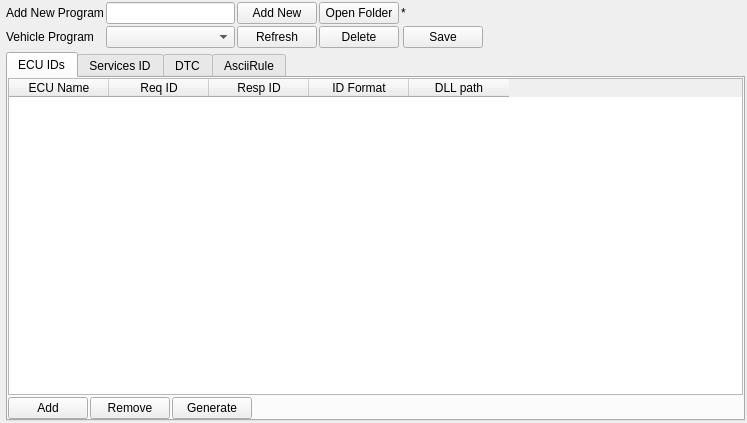
<?xml version="1.0" encoding="UTF-8"?>
<ui version="4.0">
 <class>DiagnosticsSettingWidget</class>
 <widget class="QWidget" name="DiagnosticsSettingWidget">
  <property name="geometry">
   <rect>
    <x>0</x>
    <y>0</y>
    <width>747</width>
    <height>423</height>
   </rect>
  </property>
  <property name="windowTitle">
   <string>Diagnostic Setting</string>
  </property>
  <layout class="QVBoxLayout" name="layoutMainSetting">
   <property name="spacing">
    <number>4</number>
   </property>
   <property name="leftMargin">
    <number>6</number>
   </property>
   <property name="topMargin">
    <number>2</number>
   </property>
   <property name="rightMargin">
    <number>2</number>
   </property>
   <property name="bottomMargin">
    <number>2</number>
   </property>
   <item>
    <layout class="QGridLayout" name="layoutControls">
     <property name="spacing">
      <number>2</number>
     </property>
     <item row="1" column="1">
      <widget class="QComboBox" name="comboBoxProgram"/>
     </item>
     <item row="0" column="2">
      <widget class="QPushButton" name="btnNewProgram">
       <property name="text">
        <string>Add New</string>
       </property>
      </widget>
     </item>
     <item row="0" column="1">
      <widget class="QLineEdit" name="editNewProgram"/>
     </item>
     <item row="0" column="6" colspan="2">
      <spacer name="horizontalSpacer">
       <property name="orientation">
        <enum>Qt::Horizontal</enum>
       </property>
       <property name="sizeHint" stdset="0">
        <size>
         <width>258</width>
         <height>20</height>
        </size>
       </property>
      </spacer>
     </item>
     <item row="1" column="7">
      <spacer name="horizontalSpacer_2">
       <property name="orientation">
        <enum>Qt::Horizontal</enum>
       </property>
       <property name="sizeHint" stdset="0">
        <size>
         <width>258</width>
         <height>20</height>
        </size>
       </property>
      </spacer>
     </item>
     <item row="1" column="2">
      <widget class="QPushButton" name="btnRefresh">
       <property name="text">
        <string>Refresh</string>
       </property>
      </widget>
     </item>
     <item row="1" column="0">
      <widget class="QLabel" name="lblProgram">
       <property name="text">
        <string>Vehicle Program</string>
       </property>
      </widget>
     </item>
     <item row="0" column="4" colspan="2">
      <widget class="QLabel" name="lblStatus">
       <property name="toolTip">
        <string>StatusofsystemWidget</string>
       </property>
       <property name="text">
        <string>*</string>
       </property>
      </widget>
     </item>
     <item row="0" column="0">
      <widget class="QLabel" name="lblNewProgram">
       <property name="text">
        <string>Add New Program</string>
       </property>
      </widget>
     </item>
     <item row="1" column="3">
      <widget class="QPushButton" name="btnDeleteProgram">
       <property name="text">
        <string>Delete</string>
       </property>
      </widget>
     </item>
     <item row="0" column="3">
      <widget class="QPushButton" name="btnOpenFolder">
       <property name="text">
        <string>Open Folder</string>
       </property>
      </widget>
     </item>
     <item row="1" column="5">
      <widget class="QPushButton" name="btnSave">
       <property name="text">
        <string>Save</string>
       </property>
      </widget>
     </item>
    </layout>
   </item>
   <item>
    <widget class="QTabWidget" name="tabSettingWidget">
     <property name="currentIndex">
      <number>0</number>
     </property>
     <widget class="QWidget" name="tabEcuId">
      <attribute name="title">
       <string>ECU IDs</string>
      </attribute>
      <layout class="QVBoxLayout" name="layoutECU">
       <property name="spacing">
        <number>2</number>
       </property>
       <property name="leftMargin">
        <number>0</number>
       </property>
       <property name="topMargin">
        <number>0</number>
       </property>
       <property name="rightMargin">
        <number>0</number>
       </property>
       <property name="bottomMargin">
        <number>0</number>
       </property>
       <item>
        <widget class="QTableWidget" name="tableEcu">
         <property name="alternatingRowColors">
          <bool>true</bool>
         </property>
         <property name="selectionBehavior">
          <enum>QAbstractItemView::SelectItems</enum>
         </property>
         <property name="textElideMode">
          <enum>Qt::ElideLeft</enum>
         </property>
         <property name="verticalScrollMode">
          <enum>QAbstractItemView::ScrollPerItem</enum>
         </property>
         <property name="horizontalScrollMode">
          <enum>QAbstractItemView::ScrollPerItem</enum>
         </property>
         <property name="wordWrap">
          <bool>false</bool>
         </property>
         <attribute name="horizontalHeaderMinimumSectionSize">
          <number>40</number>
         </attribute>
         <attribute name="horizontalHeaderHighlightSections">
          <bool>false</bool>
         </attribute>
         <column>
          <property name="text">
           <string>ECU Name</string>
          </property>
          <property name="background">
           <color>
            <red>255</red>
            <green>254</green>
            <blue>255</blue>
           </color>
          </property>
         </column>
         <column>
          <property name="text">
           <string>Req ID</string>
          </property>
         </column>
         <column>
          <property name="text">
           <string>Resp ID</string>
          </property>
         </column>
         <column>
          <property name="text">
           <string>ID Format</string>
          </property>
         </column>
         <column>
          <property name="text">
           <string>DLL path</string>
          </property>
         </column>
        </widget>
       </item>
       <item>
        <layout class="QHBoxLayout" name="layoutBtnEcuID">
         <property name="spacing">
          <number>2</number>
         </property>
         <item>
          <widget class="QPushButton" name="btnAdd">
           <property name="text">
            <string>Add</string>
           </property>
          </widget>
         </item>
         <item>
          <widget class="QPushButton" name="btnRemove">
           <property name="text">
            <string>Remove</string>
           </property>
          </widget>
         </item>
         <item>
          <widget class="QPushButton" name="btnEcuIDGenerate">
           <property name="text">
            <string>Generate</string>
           </property>
          </widget>
         </item>
         <item>
          <spacer name="horizontalSpacer_3">
           <property name="orientation">
            <enum>Qt::Horizontal</enum>
           </property>
           <property name="sizeHint" stdset="0">
            <size>
             <width>458</width>
             <height>20</height>
            </size>
           </property>
          </spacer>
         </item>
        </layout>
       </item>
      </layout>
     </widget>
     <widget class="QWidget" name="tabServicesID">
      <attribute name="title">
       <string>Services ID</string>
      </attribute>
      <layout class="QGridLayout" name="layotServices">
       <property name="leftMargin">
        <number>0</number>
       </property>
       <property name="topMargin">
        <number>0</number>
       </property>
       <property name="rightMargin">
        <number>0</number>
       </property>
       <property name="bottomMargin">
        <number>0</number>
       </property>
       <property name="horizontalSpacing">
        <number>0</number>
       </property>
       <property name="verticalSpacing">
        <number>2</number>
       </property>
       <item row="0" column="0" colspan="2">
        <widget class="QTableWidget" name="tableServices">
         <property name="alternatingRowColors">
          <bool>true</bool>
         </property>
         <property name="selectionBehavior">
          <enum>QAbstractItemView::SelectItems</enum>
         </property>
         <property name="textElideMode">
          <enum>Qt::ElideLeft</enum>
         </property>
         <property name="verticalScrollMode">
          <enum>QAbstractItemView::ScrollPerItem</enum>
         </property>
         <property name="horizontalScrollMode">
          <enum>QAbstractItemView::ScrollPerItem</enum>
         </property>
         <property name="wordWrap">
          <bool>false</bool>
         </property>
         <attribute name="horizontalHeaderMinimumSectionSize">
          <number>40</number>
         </attribute>
         <column>
          <property name="text">
           <string>ECU Name</string>
          </property>
         </column>
         <column>
          <property name="text">
           <string>Services Func</string>
          </property>
         </column>
         <column>
          <property name="text">
           <string>Add</string>
          </property>
         </column>
        </widget>
       </item>
       <item row="1" column="0">
        <widget class="QPushButton" name="btnServicesGenerate">
         <property name="text">
          <string>Generate</string>
         </property>
        </widget>
       </item>
       <item row="1" column="1">
        <spacer name="horizontalSpacer_4">
         <property name="orientation">
          <enum>Qt::Horizontal</enum>
         </property>
         <property name="sizeHint" stdset="0">
          <size>
           <width>655</width>
           <height>20</height>
          </size>
         </property>
        </spacer>
       </item>
      </layout>
     </widget>
     <widget class="QWidget" name="tabDtc">
      <attribute name="title">
       <string>DTC</string>
      </attribute>
      <layout class="QGridLayout" name="layoutDTC">
       <property name="leftMargin">
        <number>0</number>
       </property>
       <property name="topMargin">
        <number>0</number>
       </property>
       <property name="rightMargin">
        <number>0</number>
       </property>
       <property name="bottomMargin">
        <number>0</number>
       </property>
       <property name="horizontalSpacing">
        <number>0</number>
       </property>
       <property name="verticalSpacing">
        <number>2</number>
       </property>
       <item row="0" column="0" colspan="2">
        <widget class="QTableWidget" name="tableDtc">
         <property name="alternatingRowColors">
          <bool>true</bool>
         </property>
         <property name="selectionBehavior">
          <enum>QAbstractItemView::SelectItems</enum>
         </property>
         <property name="textElideMode">
          <enum>Qt::ElideLeft</enum>
         </property>
         <property name="verticalScrollMode">
          <enum>QAbstractItemView::ScrollPerItem</enum>
         </property>
         <property name="horizontalScrollMode">
          <enum>QAbstractItemView::ScrollPerItem</enum>
         </property>
         <property name="wordWrap">
          <bool>false</bool>
         </property>
         <attribute name="horizontalHeaderMinimumSectionSize">
          <number>40</number>
         </attribute>
         <attribute name="horizontalHeaderHighlightSections">
          <bool>false</bool>
         </attribute>
         <attribute name="verticalHeaderVisible">
          <bool>true</bool>
         </attribute>
         <column>
          <property name="text">
           <string>ECU Name</string>
          </property>
         </column>
         <column>
          <property name="text">
           <string>Status</string>
          </property>
         </column>
         <column>
          <property name="text">
           <string>ODX Path</string>
          </property>
         </column>
         <column>
          <property name="text">
           <string>#</string>
          </property>
         </column>
        </widget>
       </item>
       <item row="1" column="0">
        <widget class="QPushButton" name="btnDTCGenerate">
         <property name="text">
          <string>Generate</string>
         </property>
        </widget>
       </item>
       <item row="1" column="1">
        <spacer name="horizontalSpacer_5">
         <property name="orientation">
          <enum>Qt::Horizontal</enum>
         </property>
         <property name="sizeHint" stdset="0">
          <size>
           <width>655</width>
           <height>20</height>
          </size>
         </property>
        </spacer>
       </item>
      </layout>
     </widget>
     <widget class="QWidget" name="tabAsciiRule">
      <attribute name="title">
       <string>AsciiRule</string>
      </attribute>
      <layout class="QGridLayout" name="layoutAsciiRule">
       <property name="leftMargin">
        <number>0</number>
       </property>
       <property name="topMargin">
        <number>0</number>
       </property>
       <property name="rightMargin">
        <number>0</number>
       </property>
       <property name="bottomMargin">
        <number>0</number>
       </property>
       <property name="spacing">
        <number>2</number>
       </property>
       <item row="1" column="2">
        <widget class="QPushButton" name="btnExport">
         <property name="text">
          <string>Export</string>
         </property>
        </widget>
       </item>
       <item row="1" column="4">
        <spacer name="horizontalSpacer_6">
         <property name="orientation">
          <enum>Qt::Horizontal</enum>
         </property>
         <property name="sizeHint" stdset="0">
          <size>
           <width>456</width>
           <height>20</height>
          </size>
         </property>
        </spacer>
       </item>
       <item row="0" column="0" colspan="5">
        <widget class="QTableWidget" name="tableAsciiRule">
         <property name="alternatingRowColors">
          <bool>true</bool>
         </property>
         <property name="selectionBehavior">
          <enum>QAbstractItemView::SelectItems</enum>
         </property>
         <property name="textElideMode">
          <enum>Qt::ElideLeft</enum>
         </property>
         <property name="verticalScrollMode">
          <enum>QAbstractItemView::ScrollPerItem</enum>
         </property>
         <property name="horizontalScrollMode">
          <enum>QAbstractItemView::ScrollPerItem</enum>
         </property>
         <property name="showGrid">
          <bool>true</bool>
         </property>
         <property name="wordWrap">
          <bool>false</bool>
         </property>
         <attribute name="horizontalHeaderMinimumSectionSize">
          <number>40</number>
         </attribute>
         <attribute name="horizontalHeaderHighlightSections">
          <bool>false</bool>
         </attribute>
         <column>
          <property name="text">
           <string>Sub_Func</string>
          </property>
         </column>
         <column>
          <property name="text">
           <string>Byte#0</string>
          </property>
         </column>
         <column>
          <property name="text">
           <string>Byte#1</string>
          </property>
         </column>
         <column>
          <property name="text">
           <string>Byte#2</string>
          </property>
         </column>
         <column>
          <property name="text">
           <string>Byte#3</string>
          </property>
         </column>
         <column>
          <property name="text">
           <string>Byte#4</string>
          </property>
         </column>
         <column>
          <property name="text">
           <string>Byte#5</string>
          </property>
         </column>
         <column>
          <property name="text">
           <string>Byte#6</string>
          </property>
         </column>
         <column>
          <property name="text">
           <string>Byte#7</string>
          </property>
         </column>
         <column>
          <property name="text">
           <string>Byte#8</string>
          </property>
         </column>
         <column>
          <property name="text">
           <string>Byte#10</string>
          </property>
         </column>
         <column>
          <property name="text">
           <string>Byte#11</string>
          </property>
         </column>
         <column>
          <property name="text">
           <string>Byte#12</string>
          </property>
         </column>
         <column>
          <property name="text">
           <string>Byte#13</string>
          </property>
         </column>
         <column>
          <property name="text">
           <string>Byte#14</string>
          </property>
         </column>
         <column>
          <property name="text">
           <string>Byte#15</string>
          </property>
         </column>
         <column>
          <property name="text">
           <string>Byte#16</string>
          </property>
         </column>
         <column>
          <property name="text">
           <string>Byte#17</string>
          </property>
         </column>
         <column>
          <property name="text">
           <string>Byte#18</string>
          </property>
         </column>
         <column>
          <property name="text">
           <string>Byte#19</string>
          </property>
         </column>
         <column>
          <property name="text">
           <string>Byte#20</string>
          </property>
         </column>
         <column>
          <property name="text">
           <string>Byte#21</string>
          </property>
         </column>
         <column>
          <property name="text">
           <string>More</string>
          </property>
         </column>
        </widget>
       </item>
       <item row="1" column="0">
        <widget class="QLabel" name="lblECUApply">
         <property name="text">
          <string>ECU Apply:</string>
         </property>
        </widget>
       </item>
       <item row="1" column="1">
        <widget class="QComboBox" name="comboBoxECUList">
         <item>
          <property name="text">
           <string>All</string>
          </property>
         </item>
         <item>
          <property name="text">
           <string>ECU_1</string>
          </property>
         </item>
        </widget>
       </item>
       <item row="1" column="3">
        <widget class="QPushButton" name="btnImportDbc">
         <property name="text">
          <string>Add DBC</string>
         </property>
        </widget>
       </item>
      </layout>
     </widget>
    </widget>
   </item>
  </layout>
 </widget>
 <resources/>
 <connections/>
</ui>
